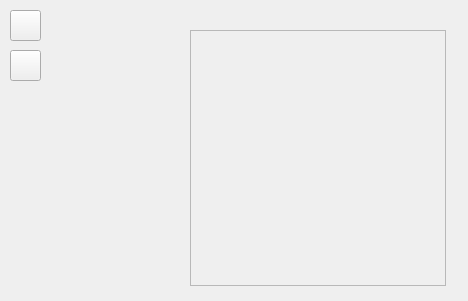
<?xml version="1.0" encoding="UTF-8"?>
<ui version="4.0">
 <class>Form</class>
 <widget class="QWidget" name="Form">
  <property name="geometry">
   <rect>
    <x>0</x>
    <y>0</y>
    <width>468</width>
    <height>301</height>
   </rect>
  </property>
  <property name="sizePolicy">
   <sizepolicy hsizetype="Preferred" vsizetype="Preferred">
    <horstretch>0</horstretch>
    <verstretch>0</verstretch>
   </sizepolicy>
  </property>
  <property name="minimumSize">
   <size>
    <width>0</width>
    <height>0</height>
   </size>
  </property>
  <property name="maximumSize">
   <size>
    <width>16777215</width>
    <height>16777215</height>
   </size>
  </property>
  <property name="windowTitle">
   <string>Form</string>
  </property>
  <property name="styleSheet">
   <string notr="true"/>
  </property>
  <widget class="QPushButton" name="pushButton">
   <property name="geometry">
    <rect>
     <x>10</x>
     <y>10</y>
     <width>31</width>
     <height>31</height>
    </rect>
   </property>
   <property name="text">
    <string/>
   </property>
   <property name="icon">
    <iconset>
     <normaloff>../../../../Control/ControlInterface/Tango/utilities-system-monitor2.png</normaloff>../../../../Control/ControlInterface/Tango/utilities-system-monitor2.png</iconset>
   </property>
  </widget>
  <widget class="QFrame" name="frame">
   <property name="geometry">
    <rect>
     <x>190</x>
     <y>30</y>
     <width>256</width>
     <height>256</height>
    </rect>
   </property>
   <property name="frameShape">
    <enum>QFrame::StyledPanel</enum>
   </property>
   <property name="frameShadow">
    <enum>QFrame::Raised</enum>
   </property>
  </widget>
  <widget class="QPushButton" name="pushButton_2">
   <property name="geometry">
    <rect>
     <x>10</x>
     <y>50</y>
     <width>31</width>
     <height>31</height>
    </rect>
   </property>
   <property name="text">
    <string/>
   </property>
   <property name="icon">
    <iconset>
     <normaloff>../../../../Control/ControlInterface/Tango/utilities-system-monitor2.png</normaloff>../../../../Control/ControlInterface/Tango/utilities-system-monitor2.png</iconset>
   </property>
  </widget>
 </widget>
 <resources>
  <include location="resources.qrc"/>
 </resources>
 <connections/>
</ui>
